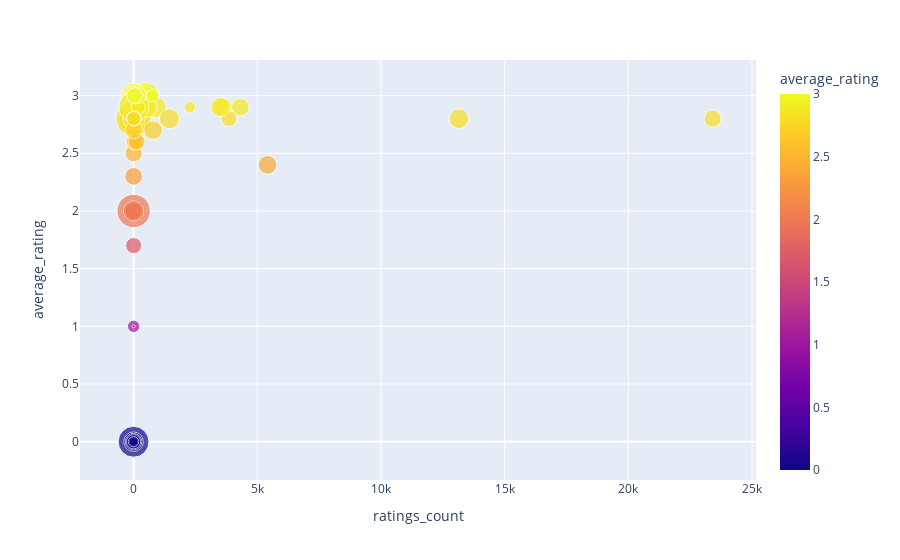

Notebook cell for this chart:
### Code cell
lowratings_books_fig= px.scatter(lowratings_books, x='ratings_count', y='average_rating' ,hover_data= ['title', 'authors','num_pages','text_reviews_count'], size='num_pages',size_max=25,color="average_rating" )
lowratings_books_fig.show()

### Figure 1 — Plotly figure (JSON) as saved in the notebook; plotly's stock layout.template omitted (floating-point values rounded to 4 significant figures; data arrays with more than 128 entries replaced by an {"elided": "..."} marker saying what was removed)
{"data": [{"customdata": {"elided": "108x4 mixed values"}, "hovertemplate": "ratings_count=%{x}<br>average_rating=%{marker.color}<br>num_pages=%{customdata[2]}<br>title=%{customdata[0]}<br>authors=%{customdata[1]}<br>text_reviews_count=%{customdata[3]}<extra></extra>", "legendgroup": "", "marker": {"color": [3, 0, 0, 2.8, 2.8, 2.7, 2.7, 2.8, 3, 3, 3, 0, 2.9, 3, 2, 2.8, 2.9, 2.6, 2.9, 3, 0, 0, 0, 3, 1, 0, 2.9, 2, 2.9, 0, 3, 2.6, 3, 2.8, 3, 2.9, 0, 2.8, 2.8, 2.7, 2.8, 3, 0, 3, 2, 2.8, 2.8, 2, 0, 2.5, 3, 2.7, 0, 2.8, 2, 0, 0, 2.6, 3, 2.8, 0, 2.9, 0, 3, 3, 0, 0, 0, 1.7, 2.9, 3, 2, 2.8, 2.9, 3, 2.9, 3, 3, 2.4, 2.6, 2.6, 2.8, 3, 2.9, 3, 2.6, 3, 0, 0, 1, 3, 2.8, 3, 2.7, 0, 2.9, 2.9, 2.8, 3, 3, 3, 0, 2.8, 2.8, 3, 0, 0, 2.3], "coloraxis": "coloraxis", "size": [360, 295, 112, 80, 664, 196, 96, 80, 395, 209, 144, 200, 388, 183, 240, 256, 320, 80, 288, 0, 228, 304, 222, 464, 134, 71, 272, 498, 286, 5, 592, 272, 352, 225, 128, 384, 386, 792, 1088, 304, 352, 80, 63, 288, 972, 144, 24, 32, 285, 256, 128, 128, 400, 340, 254, 128, 288, 144, 528, 139, 335, 128, 248, 0, 212, 210, 112, 830, 227, 320, 128, 370, 360, 432, 104, 368, 142, 240, 305, 0, 224, 444, 324, 120, 48, 242, 134, 336, 241, 8, 0, 144, 144, 260, 32, 800, 176, 192, 224, 188, 40, 176, 192, 176, 219, 60, 96, 272], "sizemode": "area", "sizeref": 1.741, "symbol": "circle"}, "mode": "markers", "name": "", "orientation": "v", "showlegend": false, "type": "scatter", "x": [411, 0, 0, 5, 0, 9, 3, 4, 1, 2, 19, 0, 6, 34, 0, 23409, 3602, 8, 53, 10, 0, 0, 0, 106, 2, 0, 4320, 1, 114, 0, 508, 33, 1, 3854, 5, 898, 0, 1, 0, 788, 1449, 2, 0, 164, 3, 10, 4, 1, 0, 4, 2, 3, 0, 13152, 1, 0, 0, 2, 3, 2, 0, 654, 0, 6, 2, 0, 0, 0, 3, 3504, 1, 1, 4, 65, 6, 541, 767, 1, 5415, 8, 36, 13, 0, 2276, 1, 132, 6, 0, 0, 1, 3, 44, 8, 3, 0, 11, 195, 4, 181, 12, 29, 0, 23, 6, 40, 0, 0, 3], "xaxis": "x", "y": [3, 0, 0, 2.8, 2.8, 2.7, 2.7, 2.8, 3, 3, 3, 0, 2.9, 3, 2, 2.8, 2.9, 2.6, 2.9, 3, 0, 0, 0, 3, 1, 0, 2.9, 2, 2.9, 0, 3, 2.6, 3, 2.8, 3, 2.9, 0, 2.8, 2.8, 2.7, 2.8, 3, 0, 3, 2, 2.8, 2.8, 2, 0, 2.5, 3, 2.7, 0, 2.8, 2, 0, 0, 2.6, 3, 2.8, 0, 2.9, 0, 3, 3, 0, 0, 0, 1.7, 2.9, 3, 2, 2.8, 2.9, 3, 2.9, 3, 3, 2.4, 2.6, 2.6, 2.8, 3, 2.9, 3, 2.6, 3, 0, 0, 1, 3, 2.8, 3, 2.7, 0, 2.9, 2.9, 2.8, 3, 3, 3, 0, 2.8, 2.8, 3, 0, 0, 2.3], "yaxis": "y"}], "layout": {"coloraxis": {"colorbar": {"title": {"text": "average_rating"}}, "colorscale": [[0, "#0d0887"], [0.1111, "#46039f"], [0.2222, "#7201a8"], [0.3333, "#9c179e"], [0.4444, "#bd3786"], [0.5556, "#d8576b"], [0.6667, "#ed7953"], [0.7778, "#fb9f3a"], [0.8889, "#fdca26"], [1, "#f0f921"]]}, "legend": {"itemsizing": "constant", "tracegroupgap": 0}, "margin": {"t": 60}, "xaxis": {"anchor": "y", "domain": [0, 1], "title": {"text": "ratings_count"}}, "yaxis": {"anchor": "x", "domain": [0, 1], "title": {"text": "average_rating"}}}}
